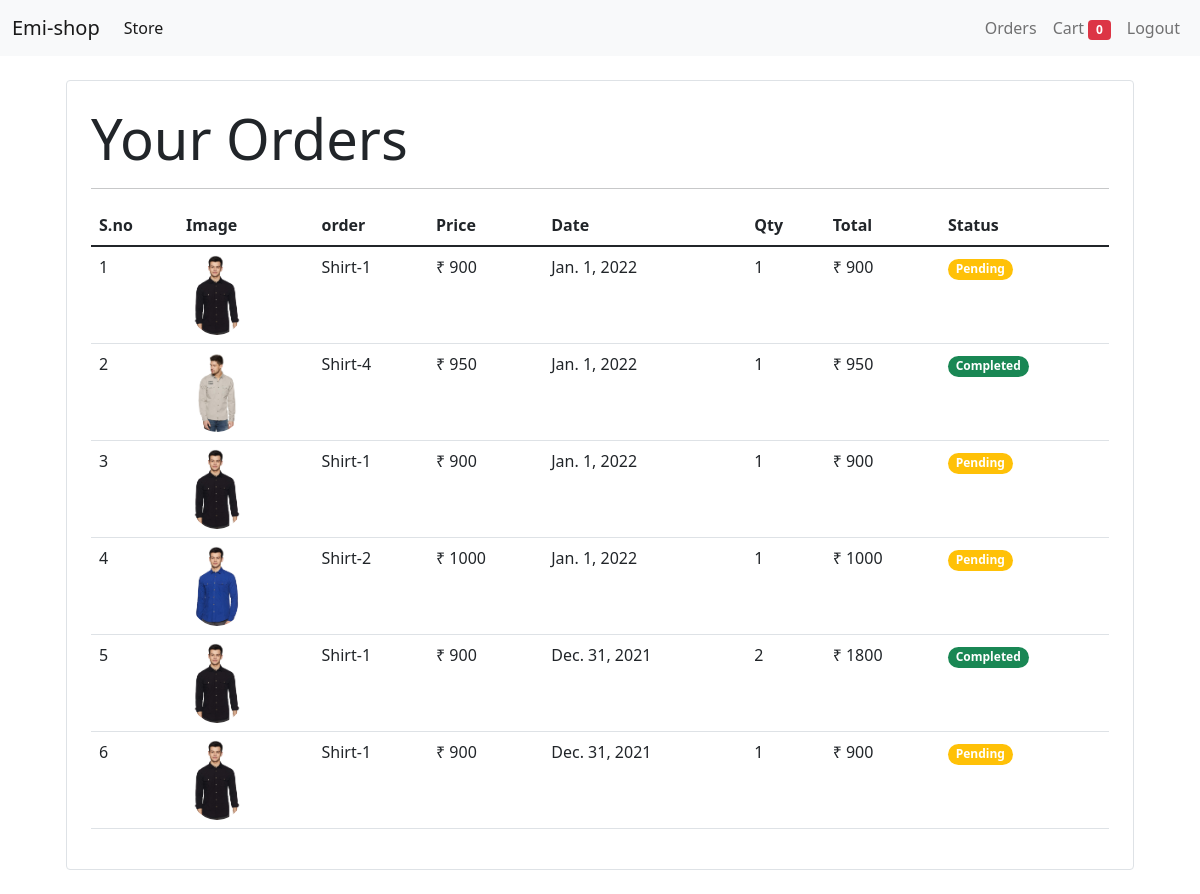
Screenshot of /orders/ (signed in) with the database file from the repository.
### store/models/orders.py (models this page shows, shortened)
class Orders(models.Model):
    product=models.ForeignKey(Prodcuts,on_delete=models.CASCADE)
    customer=models.ForeignKey(Customer,on_delete=models.CASCADE)
    quantity=models.IntegerField(default=1)
    price=models.IntegerField()
    address=models.CharField(max_length=450,default='',blank=True)
    phone=models.CharField(max_length=10,default='',blank=True)
    date=models.DateField(default=datetime.datetime.today)
    status=models.BooleanField(default=False)
    @staticmethod
    def get_orders_by_customer(customer_id):
        return Orders.objects.filter(customer=customer_id).order_by('-date') #last order id show first

### store/models/products.py (models this page shows, shortened)
class Prodcuts(models.Model):
    category=models.ForeignKey(Category,on_delete=models.CASCADE,default=1) #if products already available then add 1 bydefault
    name = models.CharField(max_length=100,default='')
    price = models.PositiveIntegerField(default=0)
    description = models.CharField(max_length=450,default='',null=True,blank=True)
    image = models.ImageField(upload_to='uploads/products/')
    class Meta:
        db_table='products'

### store/middlewares/auth.py (the view)
    def middleware(request):
        print(request.session.get('customer')) # when user not available
        returnUrl=request.META['PATH_INFO']
        print(request.META['PATH_INFO'])
        if not request.session.get('customer'):
            return redirect(f'/login/?return_url={returnUrl}')
        response = get_response(request)
        return response

### store/templatetags/custom_filter.py (called while the page is built)
@register.filter(name='currency')
def currency(number):
    return "₹ "+str(number)

@register.filter(name='multiply')
def multiply(number,number1):
    return number*number1

### store/views/order.py (called while the page is built)
    def get(self,request):
        customer=request.session.get('customer')
        print('customer order no ',customer)
        orders=Orders.get_orders_by_customer(customer)
        print('orders by id ',orders)
        return render(request,'store/order.html',{'orders':orders})

### store/templates/store/order.html
{% extends 'store/base.html' %}
{% block content %}
{% load cart %}
{% load custom_filter %}
<div class="container">
    <div class="border rounded p-4 m-4">
        <p class="display-4 pl-4 ml-4">Your Orders</p><hr>
        <table class="table">
            <thead>
                <tr>
                    <th>S.no</th>
                    <th>Image</th>
                    <th>order</th>
                    <th>Price</th>
                    <th>Date</th>
                    <th>Qty</th>
                    <th>Total</th>
                    <th>Status</th>
                </tr>
            </thead>
            <tbody>
                {% for order in orders %}
                    <tr>
                        <td>{{forloop.counter}}</td>
                        <td><img style="height: 80px;" class="rounded-circle" src="{{order.product.image.url}}" alt=""></td>
                        <td>{{order.product.name}}</td>
                        <td>{{order.product.price|currency}}</td>
                        <td>{{order.date}}</td>
                        <td>{{order.quantity}}</td>
                        <td>{{order.quantity|multiply:order.product.price|currency}}</td>
                        {% if order.status %}
                        <td><span class="badge rounded-pill bg-success">Completed</span></td>
                        {%else%}
                        <td><span class="badge rounded-pill bg-warning">Pending</span></td>
                        {% endif %}
                    </tr>
                {% endfor %}
            </tbody>
        </table>
    </div>
</div>
{% endblock %}

### rows the page displays
Orders: product.image (picture), product.name "Shirt-1", product.price "₹ 900", date "Jan. 1, 2022", quantity "1", quantity|multiply "₹ 900", status "Pending"
Orders: product.image (picture), product.name "Shirt-4", product.price "₹ 950", date "Jan. 1, 2022", quantity "1", quantity|multiply "₹ 950", status "Completed"
Orders: product.image (picture), product.name "Shirt-1", product.price "₹ 900", date "Jan. 1, 2022", quantity "1", quantity|multiply "₹ 900", status "Pending"
Orders: product.image (picture), product.name "Shirt-2", product.price "₹ 1000", date "Jan. 1, 2022", quantity "1", quantity|multiply "₹ 1000", status "Pending"
Orders: product.image (picture), product.name "Shirt-1", product.price "₹ 900", date "Dec. 31, 2021", quantity "2", quantity|multiply "₹ 1800", status "Completed"
Orders: product.image (picture), product.name "Shirt-1", product.price "₹ 900", date "Dec. 31, 2021", quantity "1", quantity|multiply "₹ 900", status "Pending"

### other values shown
{{ request.session.cart.keys|length }} "0"
